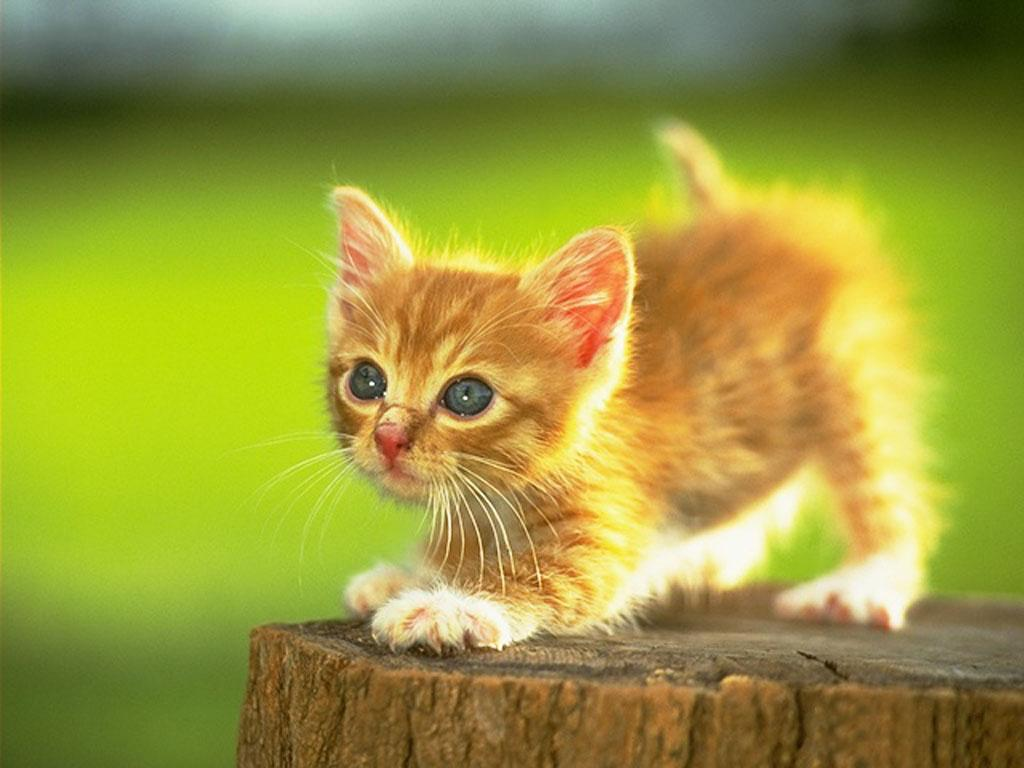
//> input picture c++/cs106B/build-sample-project-Desktop_Qt_5_12_2_GCC_64bit-Debug/images/picture-of-kitten.jpg, 1024 x 768 px
$ ./core ../cs106B/build-sample-project-Desktop_Qt_5_12_2_GCC_64bit-Debug/images/picture-of-kitten.jpg   (built with g++ and OpenCV 4)
//> lines starting //> are read from the running program, lines starting //| are printed output that depends on the picture
#include<opencv2/opencv.hpp>


using namespace cv;


int main(int argc,char** argv){

 Mat img;
 img=imread(argv[1],1);
//> img is the input picture: 768 rows x 1024 cols, CV_8UC3; mean B, G, R 60.3, 153.4, 153.8

 Mat img1(img,Rect(10,10,500,500));
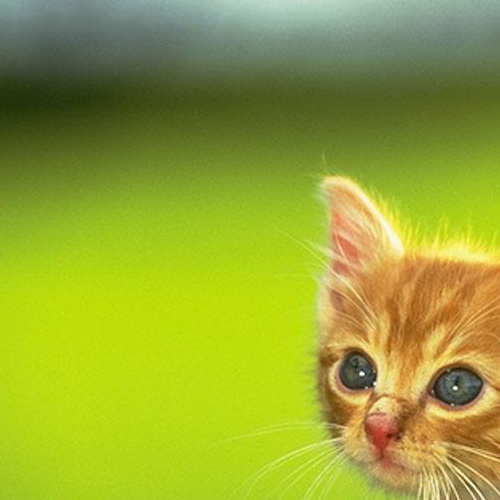
//> img1: 500 rows x 500 cols, CV_8UC3; mean B, G, R 51.2, 165.6, 151.5

 Mat img2=img(Range::all(),Range(100,300));
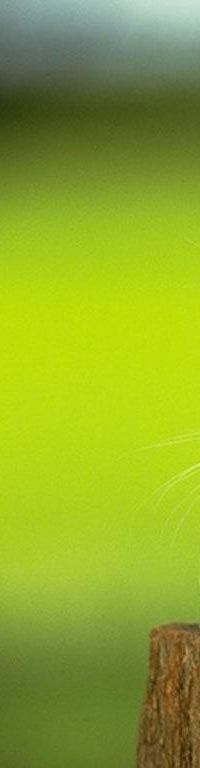
//> img2: 768 rows x 200 cols, CV_8UC3; mean B, G, R 42.3, 168.3, 142
 imshow("clip",img1);
 imshow("clip",img2);
 waitKey(0);
 waitKey(0);
}
